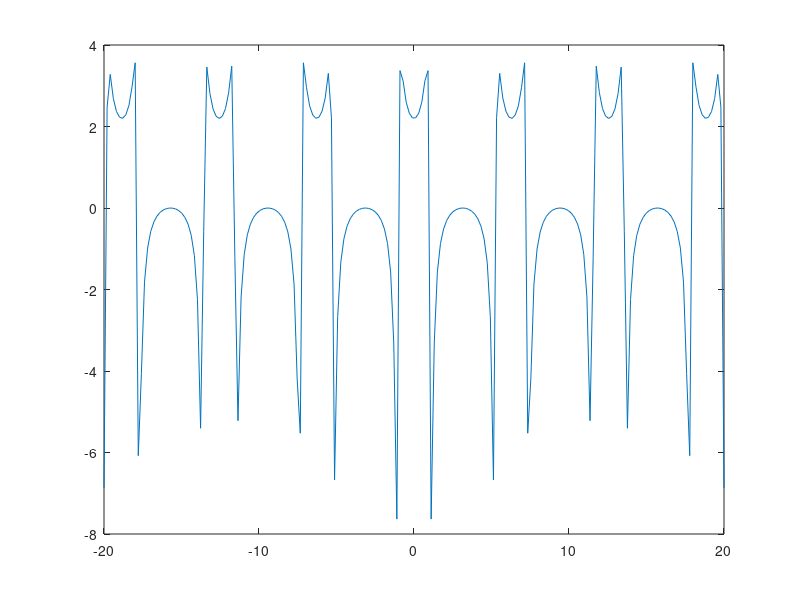

MATLAB code to generate this figure:
clc, clear;

w = linspace(-20,20,200);

% transfer function
H = tf([1,1],[1,-0.9,0.81],ts=-1)

% extract num and den
[num,den] = tfdata(H);

% frequency response
[h,w] = freqz(num{1},den{1},w);

plot(w,h)



